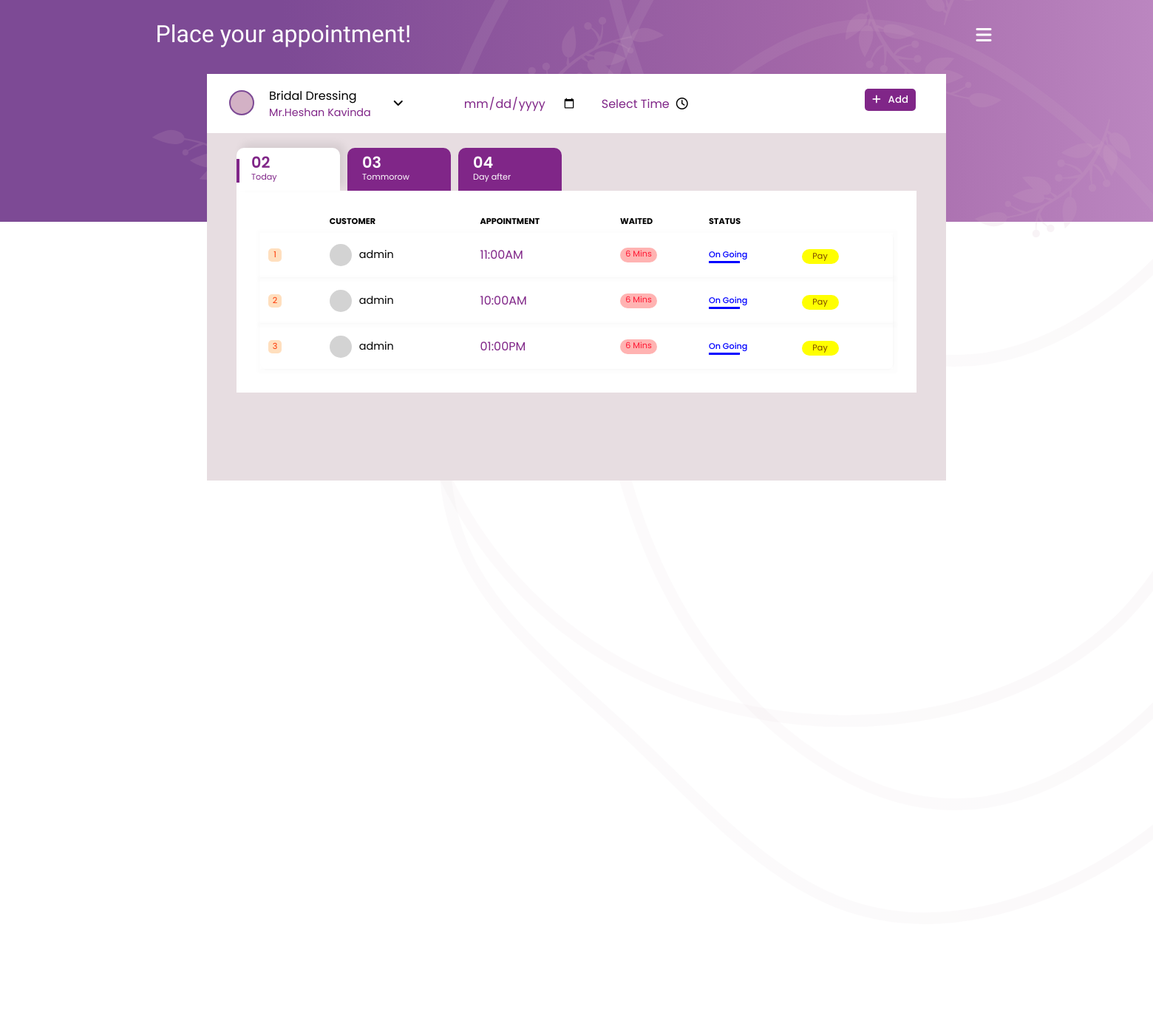
The app's page /appointment with its own data.
### salonManagement/__init__.py (models this page shows, shortened)
class Employee(db.Model):
    id = db.Column(db.Integer, primary_key=True)
    employee_id = db.Column(db.String(20), nullable=False, unique=True)
    employee_name = db.Column(db.String(255))
    employee_type = db.Column(db.String(255))
    user = db.relationship('User', back_populates='employee')
    appointment = db.relationship('Appointment', back_populates='employee')

class Appointment(db.Model):
    id = db.Column(db.Integer, primary_key=True)
    username = db.Column(db.String(20),db.ForeignKey('user.username'),nullable=False)
    employee_name = db.Column(db.String(255),nullable=False)
    employee_id = db.Column(db.String(255), db.ForeignKey('employee.employee_id'),nullable=False)
    date = db.Column(db.Date, nullable=False)
    time = db.Column(db.Time, nullable=False, unique = True)
    user = db.relationship('User', back_populates='appointment')
    employee = db.relationship('Employee', back_populates='appointment')

### salonManagement/routes.py (the view, shortened to what this page needs)
@app.route("/appointment", methods=['GET','POST'])
def appointment(): #can also get data by AJAX
    employees = Employee.query.all()
    appointments = Appointment.query.all()
    users = User.query.all()
    return render_template("appointment.html", employees=employees, appointments=appointments, users=users)

### salonManagement/templates/appointment.html (shortened to what this page needs)
{% extends "layout.html"%}
{% block head %}
<link rel="stylesheet" href="{{ url_for('static',filename='appointment-style.css')}}" />
{% endblock head%}
{% block content %}
<body>
<div class="header">
  <div class="bg-shape">
  <img src="{{ url_for('static',filename='Images/blob(6).svg') }}" class="bg-1 bg-2">
  <img src="{{ url_for('static',filename='Images/leaves1.svg') }}" class="bg-lf">
  <img src="{{ url_for('static',filename='Images/leaves1.svg') }}" class="bg-lf lf-2">
  <img src="{{ url_for('static',filename='Images/leaves1.svg') }}" class="bg-lf lf-4">
  </div>
  <div class="title-text">
    <span>Place your appointment!</span>
  </div>
  <div class="menu">
    <i class="fa-solid fa-bars" id="menu"></i>
</div>
<div class="container-main">
  <div class="container2">
    <div class="title_container">
    <div class="employee_container">
      <div class="wrapper">
        <div class="profile_pic"></div>
        <div class="employee_info">
          <span class="employee_type">{{ employees[0].employee_type }}</span>
          <span class="employee_name" >Mr.{{ employees[0].employee_name }}</span>
        </div>
      </div>
      <i class="fa-solid fa-angle-down" id="dropdown"></i>
    </div>
    <div class="date_container">
      <div class="date_info">
        <input type="date" id="date" name="date" class="datepicker">
      </div>
    </div>
    <div class="time_container">
      <div class="time_info">
        Select Time
      </div>
      <div class="time_logo">
        <i class="fa-regular fa-clock" id="time"></i>
      </div>
    </div>
    <div class="button_container">
        <button class="add" onclick="addAppointment()"><i class="fa-solid fa-plus"></i>Add</button>
      </div>
  </div>
  <div class="content_container">
    <div class="table_head_container">
      <div class="table_title active">
        <span class="table_date">02</span>
        <span class="table_date_des">Today</span>
      </div>
      <div class="table_title notactive">
        <span class="table_date">03</span>
        <span class="table_date_des">Tommorow</span>
      </div>
      <div class="table_title notactive">
        <span class="table_date">04</span>
        <span class="table_date_des">Day after</span>
      </div>
    </div>
    <div class="table_container">
      <table class="table">
        <thead>
          <tr>
            <th></th>
            <th class="t_head">CUSTOMER</th>
            <th class="t_head">APPOINTMENT</th>
            <th class="t_head">WAITED</th>
            <th class="t_head">STATUS</th>
            <th></th>
            <th></th>
          </tr>
        </thead>
        <tbody>
          {% set count = {} %}
          {% for appointment in appointments %}
            {% set emp = appointment.employee_name %}
            {% if not count[emp] %}
              {% set _ = count.update({emp:1}) %}
            {% endif %}
          <tr class='t_row' data-employee="{{ appointment.employee_name }}">
            <td>
              <div class="number yellow">{{ count[emp] }}</div>
            </td>
            <td>
              <div class="customer_container">
                <div class="customer_pro_pic">
                </div>
                <div class="customer_profile">
                  <span class="customer_name">{{ appointment.username }}</span>
                </div>
              </div>
            </td>
            <td>
              <span class="time">{{ appointment.time.strftime('%I:%M%p')}}</span>
            </td>
            <td>
              <div class="waited">6 Mins</div>
            </td>
            <td>
              <div class="status">On Going</div>
            </td>
            <td>
              <button class="pay">Pay</button>
            </td>
          </tr>
          {% set _ = count.update({emp: count[emp] + 1}) %}
          {% endfor %}
        </tbody>
      </table>
    </div>
  </div>
</div>
</div>
</body>
{% endblock content %}

### salonManagement/templates/layout.html (shortened to what this page needs)
<!DOCTYPE html>
<html lang="en">
<head>
  <link rel="stylesheet" href="https://cdnjs.cloudflare.com/ajax/libs/font-awesome/6.4.2/css/all.min.css" />
  {% block head %}
  {% endblock %}
</head>
{% block content %}
{% endblock %}
</html>

### records on screen
Employee: employee_type "Bridal Dressing", employee_name "Heshan Kavinda"
Appointment: employee_name "1", username "admin", time "11:00AM"
Appointment: employee_name "2", username "admin", time "10:00AM"
Appointment: employee_name "3", username "admin", time "01:00PM"
